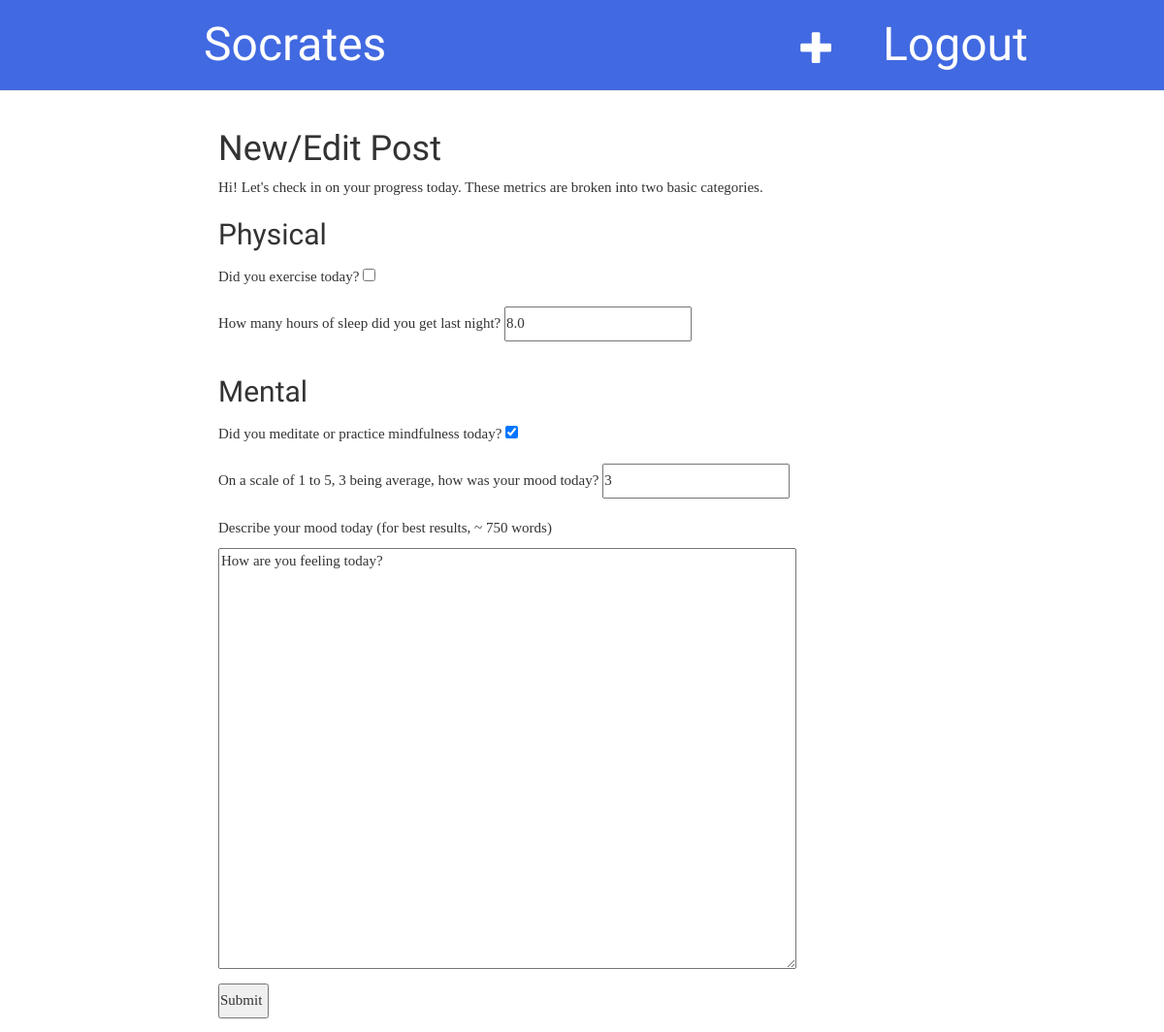
The page /post/53/edit/ (signed in) on the database its author committed.
### myblog/models.py (models this page shows, shortened)
class Entry(models.Model):
  user_name = models.CharField(max_length=2000)
  date = models.DateField()
  exercise = models.ForeignKey(Exercise, blank=True, null=True, on_delete=models.CASCADE)
  sleep = models.FloatField()
  meditation = models.BooleanField()
  meditation_time = models.FloatField(blank=True, null=True)
  mood = models.TextField()
  mood_number = models.IntegerField()
  score = models.ForeignKey(SScore, on_delete=models.CASCADE)

### myblog/views.py (the view)
# urls.py: url(r'^post/(?P<pk>\d+)/edit/$', views.post_edit, name='post_edit'),
@login_required
def post_edit(request, pk):
    post = get_object_or_404(Entry, pk=pk)
    if request.method == "POST":
        form = PostForm(request.POST)
        if form.is_valid():
            cd = form.cleaned_data
            user_name = request.user.username
            exercise = post.exercise
            if(cd['did_exercise']):
                if not exercise:
                    exercise = Exercise(description=cd['exercise_description'], exercise_type=cd['exercise_type'])
                exercise.description = cd['exercise_description']
                exercise.exercise_type = cd['exercise_type']
                exercise.save()
                post.exercise = exercise
            else:
                if post.exercise:
                    post.exercise = None
                    exercise.delete()
            meditation_time = 0.0
            if(cd['meditation']):
                meditation = cd['meditation_time']
            BASE = os.path.dirname(os.path.abspath(__file__))
            model = LSA(BASE+'/test/', BASE+'/emotions.json')
            scores = model.get_sentiment(cd['mood'])
            score_entry = post.score
            score_entry.angry = scores['angry']
            score_entry.sad = scores['sad']
            score_entry.save()
            entry = post
            entry.sleep = cd['sleep']
            entry.mood = cd['mood']
            entry.mood_number = cd['mood_number']
            entry.meditation = cd['meditation']
            if cd['meditation']:
                entry.meditation_time = cd['meditation_time']
            entry.score = score_entry
            entry.save()
            return redirect('socrates:post_detail', pk=post.pk)
    else:
        post = get_object_or_404(Entry, pk=pk)
        data = {}
        data['did_exercise'] = post.exercise
        exercise = post.exercise
        if exercise:
            data['exercise_type'] = exercise.exercise_type
            data['exercise_description'] = exercise.description
        data['sleep'] = post.sleep
        data['meditation'] = post.meditation
        if post.meditation:
            data['meditation_time'] = post.meditation_time
        data['mood'] = post.mood
        data['mood_number'] = post.mood_number
        form = PostForm(data)
    return render(request, 'post_edit.html', {'form': form})

### myblog/forms.py
class PostForm(forms.Form):
    did_exercise = forms.BooleanField(initial=False, required=False)
    exercise_type = forms.ChoiceField(choices=EXERCISE_TYPES, required=False,initial='O')
    exercise_description = forms.CharField(required=False, initial="Brief description of exercise.")
    sleep = forms.FloatField(required=True,initial=8.0)
    meditation = forms.BooleanField(initial=False, required=False)
    mood = forms.CharField(required=True, initial="How are you feeling today?", widget=forms.Textarea(attrs={'cols': 40, 'rows': 20}))
    mood_number = forms.IntegerField(required=False, initial=3)
    meditation_time = forms.FloatField(required=False)

### myblog/templates/post_edit.html (shortened to what this page needs)
{% extends 'base.html' %}
{% block content %}
  <h1>New/Edit Post</h1>
  <p> Hi! Let's check in on your progress today. These metrics are broken into two basic categories.</p>
    <form action="" method="post">
    <h2> Physical </h2>
    <div class="fieldWrapper" id="exercise">
        <p>Did you exercise today?
        {{ form.did_exercise }}
        </p>
    </div>
    <div class="fieldWrapper" id="sleep">
        <p>How many hours of sleep did you get last night?
        {{ form.sleep }}
        </p>
    </div>
    <h2> Mental </h2>
    <div class="fieldWrapper">
        <p>Did you meditate or practice mindfulness today?
        {{ form.meditation }}
        </p>
    </div>
    <div class="fieldWrapper" id="mood_number">
        <p>On a scale of 1 to 5, 3 being average, how was your mood today?
        {{ form.mood_number }}
        </p>
    </div>
    <div class="fieldWrapper" id="mood">
        <p>Describe your mood today (for best results, ~ 750 words)</p>
        <p>
        {{form.mood}}
        </p>
    </div>
    <input type="submit" value="Submit" />
    </form>
{% endblock %}

### myblog/static/css/myblog.css (style rules this page uses)
p { font-size: 15px; font-family: "Century Gothic"; }
#id_mood { width: 80%; }
.fieldWrapper, input { padding:5px 5px 5px 0px; font-size:15px; font-family:'Century Gothic', sans serif; }
form { font-family: 'Century Gothic', sans serif; }
.content, { margin-bottom: 200px; }
h1, h2 { font-family: 'Lobster', cursive; }

### myblog/templates/post_edit.html (style rules this page uses)
p,body { font-size: 14px; font-family: "Century Gothic"; }
h2 { font-weight: bold; font-size: 60px; font-family: "Century Gothic"; margin-top: 25px; margin-bottom: 25px; }

### rows shown on the page
Entry: sleep "8.0", meditation "☑", mood_number "3", mood "How are you feeling today?"
